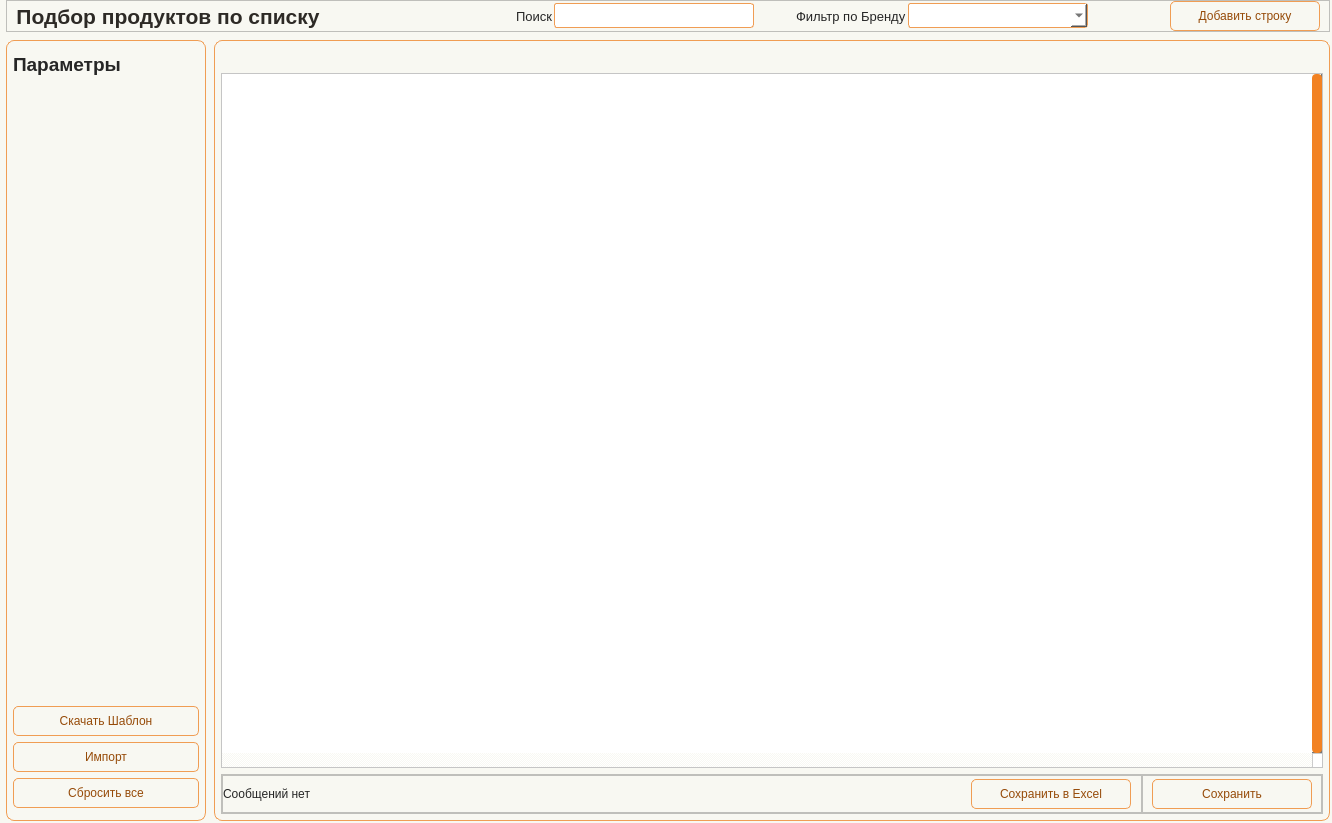
<?xml version="1.0" encoding="UTF-8"?>
<ui version="4.0">
 <class>Form</class>
 <widget class="QWidget" name="Form">
  <property name="geometry">
   <rect>
    <x>0</x>
    <y>0</y>
    <width>1332</width>
    <height>823</height>
   </rect>
  </property>
  <property name="minimumSize">
   <size>
    <width>930</width>
    <height>650</height>
   </size>
  </property>
  <property name="windowTitle">
   <string>Form</string>
  </property>
  <property name="styleSheet">
   <string notr="true">/* ===== BASE PREVIEW STYLE FOR DESIGNER ===== */

QWidget {
    background-color: #f8f8f2;
    color: #262626;
    font: 10pt &quot;Tahoma&quot;;
}

/* ===== LABELS ===== */

QLabel {
    color: #262626;
}

#Title_label {
    font: 16pt &quot;Tahoma&quot;;
    font-weight: 700;
    color: #2D2A26;
}

QLabel#label_filter_title {
    font: 14pt &quot;Tahoma&quot;;
    font-weight: 700;
}

/* ===== INPUTS ===== */

QLineEdit, QComboBox, QDateEdit {
    border: 1px solid #f09d54;
    border-radius: 3px;
    padding: 2px;
    background-color: #ffffff;
    color: #262626;
}

/* ===== BUTTONS ===== */

QPushButton {
    border: 1px solid #f09d54;
    border-radius: 5px;
    background-color: #f8f8f2;
    color: #964b09;
    padding: 4px;
}

/* ===== TABLE ===== */

QTableWidget {
    background-color: #ffffff;
    gridline-color: #f28223;
    selection-background-color: #f5d3b5;
    selection-color: #262626;
}

QHeaderView::section {
    background-color: #f5d3b5;
    border: 1px solid #f28223;
    padding: 3px;
}

/* ===== FRAMES ===== */

QFrame#frame_LeftPanel, 
QFrame#frame_RightPanel {
    border: 1px solid #f28223;
    border-radius: 5px;
}

/* ===== SCROLL ===== */

QScrollBar:vertical {
    background: #f8f8f2;
    width: 10px;
}

QScrollBar::handle:vertical {
    background: #f28223;
    border-radius: 4px;
}</string>
  </property>
  <layout class="QHBoxLayout" name="horizontalLayout">
   <property name="leftMargin">
    <number>0</number>
   </property>
   <property name="topMargin">
    <number>0</number>
   </property>
   <property name="rightMargin">
    <number>0</number>
   </property>
   <property name="bottomMargin">
    <number>0</number>
   </property>
   <item>
    <widget class="QWidget" name="widget" native="true">
     <layout class="QVBoxLayout" name="verticalLayout">
      <property name="spacing">
       <number>8</number>
      </property>
      <property name="leftMargin">
       <number>6</number>
      </property>
      <property name="topMargin">
       <number>0</number>
      </property>
      <property name="rightMargin">
       <number>2</number>
      </property>
      <property name="bottomMargin">
       <number>2</number>
      </property>
      <item>
       <widget class="QFrame" name="frame_4">
        <property name="minimumSize">
         <size>
          <width>0</width>
          <height>32</height>
         </size>
        </property>
        <property name="maximumSize">
         <size>
          <width>16777215</width>
          <height>32</height>
         </size>
        </property>
        <property name="frameShape">
         <enum>QFrame::Shape::StyledPanel</enum>
        </property>
        <property name="frameShadow">
         <enum>QFrame::Shadow::Raised</enum>
        </property>
        <layout class="QHBoxLayout" name="horizontalLayout_5">
         <property name="spacing">
          <number>2</number>
         </property>
         <property name="topMargin">
          <number>0</number>
         </property>
         <property name="bottomMargin">
          <number>0</number>
         </property>
         <item>
          <widget class="QLabel" name="Title_label">
           <property name="minimumSize">
            <size>
             <width>0</width>
             <height>30</height>
            </size>
           </property>
           <property name="maximumSize">
            <size>
             <width>16777215</width>
             <height>30</height>
            </size>
           </property>
           <property name="font">
            <font>
             <family>Tahoma</family>
             <pointsize>16</pointsize>
             <italic>false</italic>
             <bold>true</bold>
            </font>
           </property>
           <property name="layoutDirection">
            <enum>Qt::LayoutDirection::LeftToRight</enum>
           </property>
           <property name="text">
            <string>Подбор продуктов по списку</string>
           </property>
           <property name="alignment">
            <set>Qt::AlignmentFlag::AlignCenter</set>
           </property>
          </widget>
         </item>
         <item>
          <spacer name="horizontalSpacer">
           <property name="orientation">
            <enum>Qt::Orientation::Horizontal</enum>
           </property>
           <property name="sizeHint" stdset="0">
            <size>
             <width>140</width>
             <height>20</height>
            </size>
           </property>
          </spacer>
         </item>
         <item>
          <widget class="QLabel" name="label_14">
           <property name="font">
            <font>
             <family>Tahoma</family>
             <pointsize>10</pointsize>
             <italic>false</italic>
             <bold>false</bold>
            </font>
           </property>
           <property name="text">
            <string>Поиск</string>
           </property>
          </widget>
         </item>
         <item>
          <widget class="QLineEdit" name="line_FindProduct">
           <property name="minimumSize">
            <size>
             <width>200</width>
             <height>25</height>
            </size>
           </property>
           <property name="maximumSize">
            <size>
             <width>200</width>
             <height>25</height>
            </size>
           </property>
           <property name="text">
            <string/>
           </property>
          </widget>
         </item>
         <item>
          <spacer name="horizontalSpacer_2">
           <property name="orientation">
            <enum>Qt::Orientation::Horizontal</enum>
           </property>
           <property name="sizeType">
            <enum>QSizePolicy::Policy::Fixed</enum>
           </property>
           <property name="sizeHint" stdset="0">
            <size>
             <width>40</width>
             <height>20</height>
            </size>
           </property>
          </spacer>
         </item>
         <item>
          <widget class="QLabel" name="label_15">
           <property name="minimumSize">
            <size>
             <width>110</width>
             <height>0</height>
            </size>
           </property>
           <property name="maximumSize">
            <size>
             <width>110</width>
             <height>16777215</height>
            </size>
           </property>
           <property name="font">
            <font>
             <family>Tahoma</family>
             <pointsize>10</pointsize>
             <italic>false</italic>
             <bold>false</bold>
            </font>
           </property>
           <property name="text">
            <string>Фильтр по Бренду</string>
           </property>
          </widget>
         </item>
         <item>
          <widget class="QComboBox" name="cbo_FindBrand">
           <property name="minimumSize">
            <size>
             <width>180</width>
             <height>25</height>
            </size>
           </property>
           <property name="maximumSize">
            <size>
             <width>180</width>
             <height>25</height>
            </size>
           </property>
          </widget>
         </item>
         <item>
          <spacer name="horizontalSpacer_3">
           <property name="orientation">
            <enum>Qt::Orientation::Horizontal</enum>
           </property>
           <property name="sizeType">
            <enum>QSizePolicy::Policy::Fixed</enum>
           </property>
           <property name="sizeHint" stdset="0">
            <size>
             <width>80</width>
             <height>20</height>
            </size>
           </property>
          </spacer>
         </item>
         <item>
          <widget class="QPushButton" name="btn_AddLine">
           <property name="minimumSize">
            <size>
             <width>150</width>
             <height>30</height>
            </size>
           </property>
           <property name="maximumSize">
            <size>
             <width>150</width>
             <height>30</height>
            </size>
           </property>
           <property name="text">
            <string>Добавить строку</string>
           </property>
           <property name="icon">
            <iconset resource="../resource.qrc">
             <normaloff>:/icon/icon/plus-circle — копия — копия.svg</normaloff>:/icon/icon/plus-circle — копия — копия.svg</iconset>
           </property>
          </widget>
         </item>
        </layout>
       </widget>
      </item>
      <item>
       <widget class="QFrame" name="frame_Content">
        <property name="frameShape">
         <enum>QFrame::Shape::NoFrame</enum>
        </property>
        <property name="frameShadow">
         <enum>QFrame::Shadow::Plain</enum>
        </property>
        <layout class="QHBoxLayout" name="horizontalLayout_content">
         <property name="spacing">
          <number>8</number>
         </property>
         <property name="leftMargin">
          <number>0</number>
         </property>
         <property name="topMargin">
          <number>0</number>
         </property>
         <property name="rightMargin">
          <number>0</number>
         </property>
         <property name="bottomMargin">
          <number>0</number>
         </property>
         <item>
          <widget class="QFrame" name="frame_LeftPanel">
           <property name="minimumSize">
            <size>
             <width>200</width>
             <height>0</height>
            </size>
           </property>
           <property name="maximumSize">
            <size>
             <width>300</width>
             <height>16777215</height>
            </size>
           </property>
           <property name="styleSheet">
            <string notr="true">#frame_LeftPanel {border: 1px solid #f09d54; border-radius: 8px;}</string>
           </property>
           <property name="frameShape">
            <enum>QFrame::Shape::StyledPanel</enum>
           </property>
           <property name="frameShadow">
            <enum>QFrame::Shadow::Raised</enum>
           </property>
           <layout class="QVBoxLayout" name="verticalLayout_left">
            <property name="spacing">
             <number>6</number>
            </property>
            <property name="leftMargin">
             <number>6</number>
            </property>
            <property name="topMargin">
             <number>12</number>
            </property>
            <property name="rightMargin">
             <number>6</number>
            </property>
            <property name="bottomMargin">
             <number>12</number>
            </property>
            <item>
             <widget class="QLabel" name="label_filter_title">
              <property name="font">
               <font>
                <family>Tahoma</family>
                <pointsize>14</pointsize>
                <italic>false</italic>
                <bold>true</bold>
               </font>
              </property>
              <property name="text">
               <string>Параметры</string>
              </property>
             </widget>
            </item>
            <item>
             <spacer name="verticalSpacer">
              <property name="orientation">
               <enum>Qt::Orientation::Vertical</enum>
              </property>
              <property name="sizeHint" stdset="0">
               <size>
                <width>20</width>
                <height>20</height>
               </size>
              </property>
             </spacer>
            </item>
            <item>
             <spacer name="verticalSpacer_left">
              <property name="orientation">
               <enum>Qt::Orientation::Vertical</enum>
              </property>
              <property name="sizeHint" stdset="0">
               <size>
                <width>20</width>
                <height>100</height>
               </size>
              </property>
             </spacer>
            </item>
            <item>
             <widget class="QPushButton" name="btn_DownFile">
              <property name="minimumSize">
               <size>
                <width>0</width>
                <height>30</height>
               </size>
              </property>
              <property name="maximumSize">
               <size>
                <width>16777215</width>
                <height>30</height>
               </size>
              </property>
              <property name="text">
               <string>Скачать Шаблон</string>
              </property>
              <property name="icon">
               <iconset resource="../resource.qrc">
                <normaloff>:/icon/icon/arrow-down-circle — копия — копия.svg</normaloff>:/icon/icon/arrow-down-circle — копия — копия.svg</iconset>
              </property>
             </widget>
            </item>
            <item>
             <widget class="QPushButton" name="btn_Import">
              <property name="minimumSize">
               <size>
                <width>0</width>
                <height>30</height>
               </size>
              </property>
              <property name="maximumSize">
               <size>
                <width>16777215</width>
                <height>30</height>
               </size>
              </property>
              <property name="text">
               <string>Импорт</string>
              </property>
              <property name="icon">
               <iconset resource="../resource.qrc">
                <normaloff>:/icon/icon/arrow-up-circle — копия — копия.svg</normaloff>:/icon/icon/arrow-up-circle — копия — копия.svg</iconset>
              </property>
             </widget>
            </item>
            <item>
             <widget class="QPushButton" name="btn_Reset">
              <property name="minimumSize">
               <size>
                <width>0</width>
                <height>30</height>
               </size>
              </property>
              <property name="maximumSize">
               <size>
                <width>16777215</width>
                <height>30</height>
               </size>
              </property>
              <property name="text">
               <string>Сбросить все</string>
              </property>
              <property name="icon">
               <iconset resource="../resource.qrc">
                <normaloff>:/icon/icon/loader — копия — копия.svg</normaloff>:/icon/icon/loader — копия — копия.svg</iconset>
              </property>
             </widget>
            </item>
           </layout>
          </widget>
         </item>
         <item>
          <widget class="QFrame" name="frame_RightPanel">
           <property name="minimumSize">
            <size>
             <width>0</width>
             <height>0</height>
            </size>
           </property>
           <property name="maximumSize">
            <size>
             <width>16777215</width>
             <height>16777215</height>
            </size>
           </property>
           <property name="styleSheet">
            <string notr="true">#frame_RightPanel {border: 1px solid #f09d54; border-radius: 8px;}</string>
           </property>
           <property name="frameShape">
            <enum>QFrame::Shape::StyledPanel</enum>
           </property>
           <property name="frameShadow">
            <enum>QFrame::Shadow::Raised</enum>
           </property>
           <layout class="QVBoxLayout" name="verticalLayout_right">
            <property name="spacing">
             <number>6</number>
            </property>
            <property name="leftMargin">
             <number>6</number>
            </property>
            <property name="topMargin">
             <number>6</number>
            </property>
            <property name="rightMargin">
             <number>6</number>
            </property>
            <property name="bottomMargin">
             <number>6</number>
            </property>
            <item>
             <widget class="QFrame" name="frame_top_right">
              <property name="frameShape">
               <enum>QFrame::Shape::NoFrame</enum>
              </property>
              <property name="frameShadow">
               <enum>QFrame::Shadow::Plain</enum>
              </property>
              <layout class="QHBoxLayout" name="horizontalLayout_top_right">
               <property name="spacing">
                <number>6</number>
               </property>
               <property name="leftMargin">
                <number>0</number>
               </property>
               <property name="topMargin">
                <number>0</number>
               </property>
               <property name="rightMargin">
                <number>0</number>
               </property>
               <property name="bottomMargin">
                <number>0</number>
               </property>
               <item>
                <widget class="QFrame" name="frame_line_FindProduct_box">
                 <property name="frameShape">
                  <enum>QFrame::Shape::NoFrame</enum>
                 </property>
                 <property name="frameShadow">
                  <enum>QFrame::Shadow::Plain</enum>
                 </property>
                 <layout class="QVBoxLayout" name="verticalLayout_line_FindProduct">
                  <property name="spacing">
                   <number>2</number>
                  </property>
                  <property name="leftMargin">
                   <number>0</number>
                  </property>
                  <property name="topMargin">
                   <number>0</number>
                  </property>
                  <property name="rightMargin">
                   <number>0</number>
                  </property>
                  <property name="bottomMargin">
                   <number>0</number>
                  </property>
                 </layout>
                </widget>
               </item>
               <item>
                <widget class="QFrame" name="frame_cbo_FindBrand_box">
                 <property name="frameShape">
                  <enum>QFrame::Shape::NoFrame</enum>
                 </property>
                 <property name="frameShadow">
                  <enum>QFrame::Shadow::Plain</enum>
                 </property>
                 <layout class="QVBoxLayout" name="verticalLayout_cbo_FindBrand">
                  <property name="spacing">
                   <number>2</number>
                  </property>
                  <property name="leftMargin">
                   <number>0</number>
                  </property>
                  <property name="topMargin">
                   <number>0</number>
                  </property>
                  <property name="rightMargin">
                   <number>0</number>
                  </property>
                  <property name="bottomMargin">
                   <number>0</number>
                  </property>
                 </layout>
                </widget>
               </item>
               <item>
                <spacer name="horizontalSpacer_top">
                 <property name="orientation">
                  <enum>Qt::Orientation::Horizontal</enum>
                 </property>
                 <property name="sizeHint" stdset="0">
                  <size>
                   <width>40</width>
                   <height>20</height>
                  </size>
                 </property>
                </spacer>
               </item>
              </layout>
             </widget>
            </item>
            <item>
             <widget class="QTableWidget" name="table">
              <property name="minimumSize">
               <size>
                <width>0</width>
                <height>0</height>
               </size>
              </property>
              <property name="maximumSize">
               <size>
                <width>16777215</width>
                <height>16777215</height>
               </size>
              </property>
              <property name="font">
               <font>
                <family>Tahoma</family>
                <pointsize>10</pointsize>
                <italic>false</italic>
                <bold>false</bold>
               </font>
              </property>
              <property name="verticalScrollBarPolicy">
               <enum>Qt::ScrollBarPolicy::ScrollBarAlwaysOn</enum>
              </property>
              <property name="horizontalScrollBarPolicy">
               <enum>Qt::ScrollBarPolicy::ScrollBarAlwaysOn</enum>
              </property>
              <property name="sizeAdjustPolicy">
               <enum>QAbstractScrollArea::SizeAdjustPolicy::AdjustToContents</enum>
              </property>
              <property name="selectionMode">
               <enum>QAbstractItemView::SelectionMode::SingleSelection</enum>
              </property>
              <property name="textElideMode">
               <enum>Qt::TextElideMode::ElideMiddle</enum>
              </property>
              <property name="sortingEnabled">
               <bool>true</bool>
              </property>
              <property name="wordWrap">
               <bool>true</bool>
              </property>
              <property name="columnCount">
               <number>0</number>
              </property>
              <attribute name="horizontalHeaderCascadingSectionResizes">
               <bool>true</bool>
              </attribute>
              <attribute name="horizontalHeaderMinimumSectionSize">
               <number>55</number>
              </attribute>
              <attribute name="horizontalHeaderShowSortIndicator" stdset="0">
               <bool>true</bool>
              </attribute>
              <attribute name="horizontalHeaderStretchLastSection">
               <bool>true</bool>
              </attribute>
              <attribute name="verticalHeaderVisible">
               <bool>false</bool>
              </attribute>
              <attribute name="verticalHeaderCascadingSectionResizes">
               <bool>true</bool>
              </attribute>
              <attribute name="verticalHeaderDefaultSectionSize">
               <number>25</number>
              </attribute>
              <attribute name="verticalHeaderHighlightSections">
               <bool>false</bool>
              </attribute>
             </widget>
            </item>
            <item>
             <widget class="QFrame" name="frame">
              <property name="minimumSize">
               <size>
                <width>0</width>
                <height>40</height>
               </size>
              </property>
              <property name="maximumSize">
               <size>
                <width>16777215</width>
                <height>40</height>
               </size>
              </property>
              <property name="frameShape">
               <enum>QFrame::Shape::StyledPanel</enum>
              </property>
              <property name="frameShadow">
               <enum>QFrame::Shadow::Raised</enum>
              </property>
              <layout class="QHBoxLayout" name="horizontalLayout_4">
               <property name="spacing">
                <number>0</number>
               </property>
               <property name="leftMargin">
                <number>0</number>
               </property>
               <property name="topMargin">
                <number>0</number>
               </property>
               <property name="rightMargin">
                <number>0</number>
               </property>
               <property name="bottomMargin">
                <number>0</number>
               </property>
               <item>
                <widget class="QFrame" name="frame_2">
                 <property name="frameShape">
                  <enum>QFrame::Shape::StyledPanel</enum>
                 </property>
                 <property name="frameShadow">
                  <enum>QFrame::Shadow::Raised</enum>
                 </property>
                 <layout class="QHBoxLayout" name="horizontalLayout_3">
                  <property name="spacing">
                   <number>0</number>
                  </property>
                  <property name="leftMargin">
                   <number>0</number>
                  </property>
                  <property name="topMargin">
                   <number>0</number>
                  </property>
                  <property name="rightMargin">
                   <number>0</number>
                  </property>
                  <property name="bottomMargin">
                   <number>0</number>
                  </property>
                  <item>
                   <widget class="QLabel" name="label_msg">
                    <property name="text">
                     <string>Сообщений нет</string>
                    </property>
                   </widget>
                  </item>
                  <item>
                   <widget class="QFrame" name="frame_5">
                    <property name="minimumSize">
                     <size>
                      <width>180</width>
                      <height>30</height>
                     </size>
                    </property>
                    <property name="maximumSize">
                     <size>
                      <width>180</width>
                      <height>30</height>
                     </size>
                    </property>
                    <property name="frameShadow">
                     <enum>QFrame::Shadow::Raised</enum>
                    </property>
                    <layout class="QHBoxLayout" name="horizontalLayout_6">
                     <property name="spacing">
                      <number>0</number>
                     </property>
                     <property name="leftMargin">
                      <number>0</number>
                     </property>
                     <property name="topMargin">
                      <number>0</number>
                     </property>
                     <property name="rightMargin">
                      <number>0</number>
                     </property>
                     <property name="bottomMargin">
                      <number>0</number>
                     </property>
                     <item>
                      <widget class="QPushButton" name="btn_SaveExcel">
                       <property name="minimumSize">
                        <size>
                         <width>160</width>
                         <height>30</height>
                        </size>
                       </property>
                       <property name="maximumSize">
                        <size>
                         <width>160</width>
                         <height>30</height>
                        </size>
                       </property>
                       <property name="text">
                        <string>Сохранить в Excel</string>
                       </property>
                       <property name="icon">
                        <iconset resource="../resource.qrc">
                         <normaloff>:/icon/icon/download — копия — копия.svg</normaloff>:/icon/icon/download — копия — копия.svg</iconset>
                       </property>
                      </widget>
                     </item>
                    </layout>
                   </widget>
                  </item>
                 </layout>
                </widget>
               </item>
               <item>
                <widget class="QFrame" name="frame_3">
                 <property name="minimumSize">
                  <size>
                   <width>180</width>
                   <height>0</height>
                  </size>
                 </property>
                 <property name="maximumSize">
                  <size>
                   <width>180</width>
                   <height>16777215</height>
                  </size>
                 </property>
                 <property name="frameShape">
                  <enum>QFrame::Shape::StyledPanel</enum>
                 </property>
                 <property name="frameShadow">
                  <enum>QFrame::Shadow::Raised</enum>
                 </property>
                 <layout class="QHBoxLayout" name="horizontalLayout_2">
                  <property name="spacing">
                   <number>0</number>
                  </property>
                  <property name="leftMargin">
                   <number>0</number>
                  </property>
                  <property name="topMargin">
                   <number>0</number>
                  </property>
                  <property name="rightMargin">
                   <number>0</number>
                  </property>
                  <property name="bottomMargin">
                   <number>0</number>
                  </property>
                  <item>
                   <widget class="QPushButton" name="btn_Save">
                    <property name="minimumSize">
                     <size>
                      <width>160</width>
                      <height>30</height>
                     </size>
                    </property>
                    <property name="maximumSize">
                     <size>
                      <width>160</width>
                      <height>16777215</height>
                     </size>
                    </property>
                    <property name="text">
                     <string>Сохранить</string>
                    </property>
                    <property name="icon">
                     <iconset resource="../resource.qrc">
                      <normaloff>:/icon/icon/save — копия — копия.svg</normaloff>:/icon/icon/save — копия — копия.svg</iconset>
                    </property>
                   </widget>
                  </item>
                 </layout>
                </widget>
               </item>
              </layout>
             </widget>
            </item>
           </layout>
          </widget>
         </item>
        </layout>
       </widget>
      </item>
     </layout>
    </widget>
   </item>
  </layout>
 </widget>
 <resources>
  <include location="../resource.qrc"/>
 </resources>
 <connections/>
</ui>
